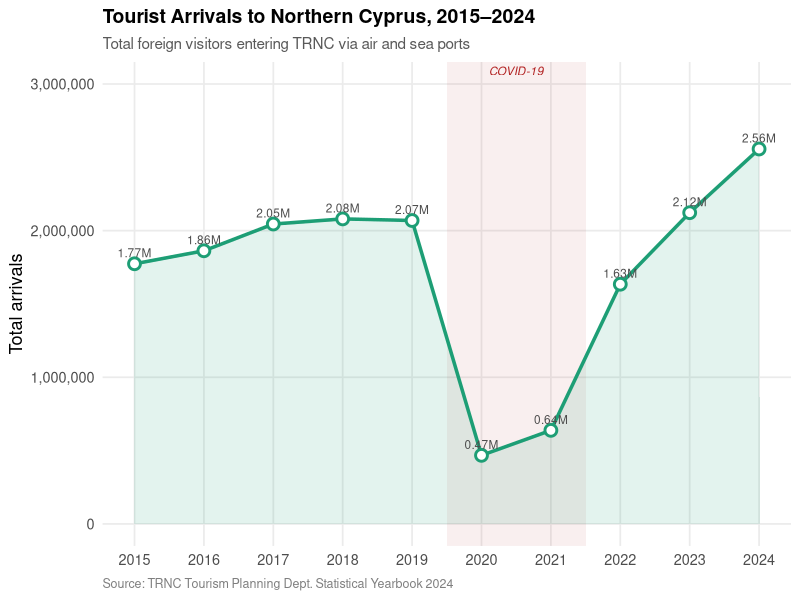
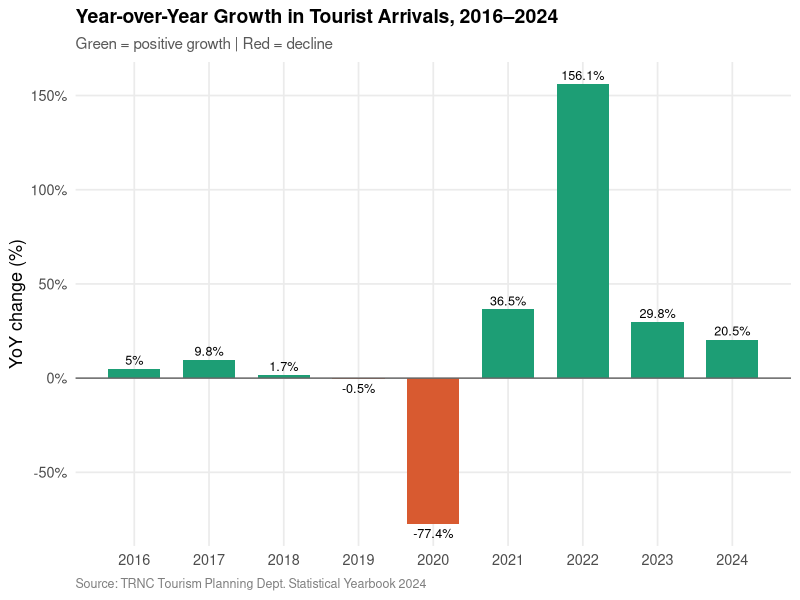
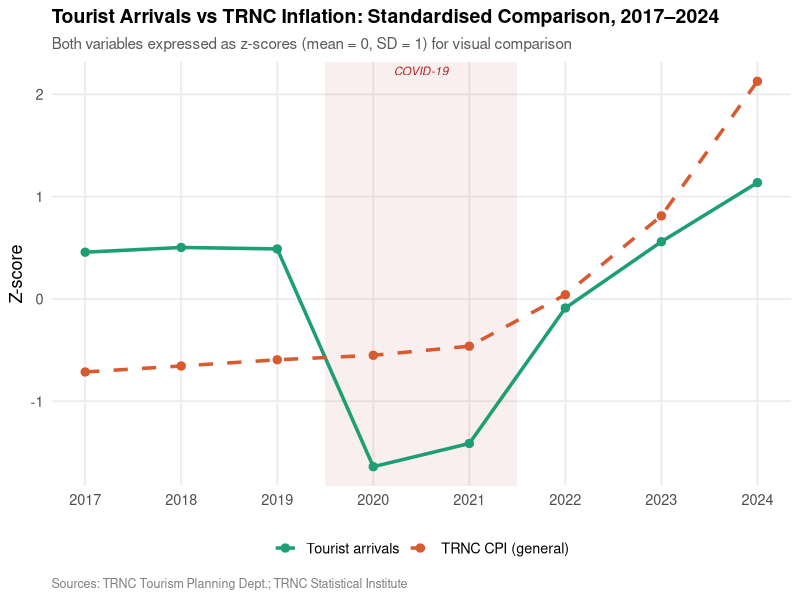
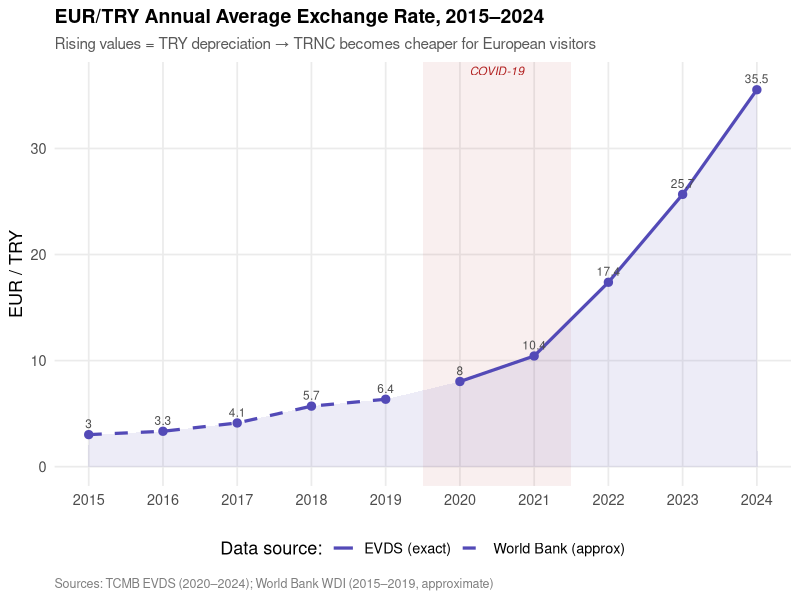
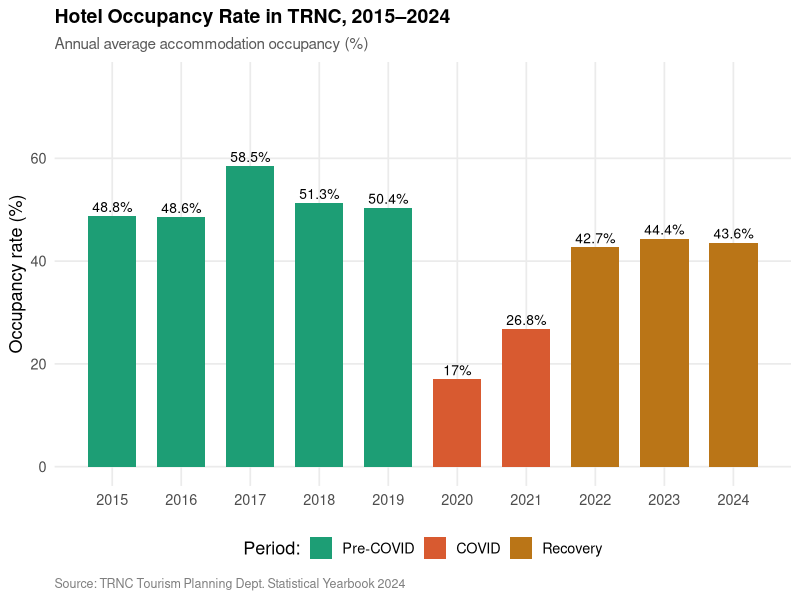
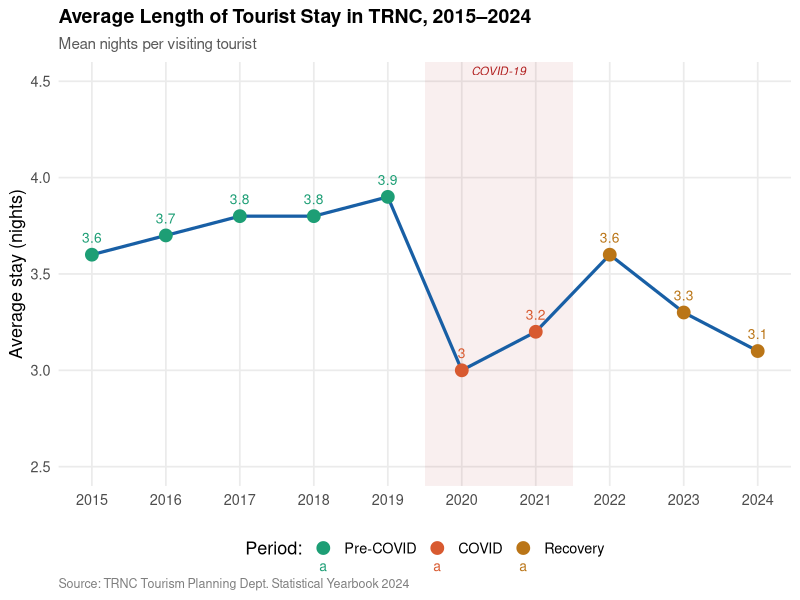
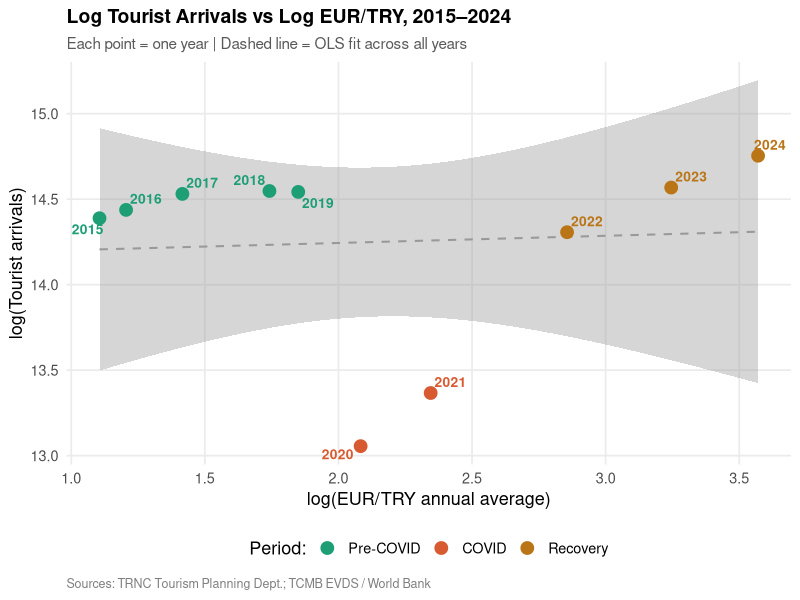
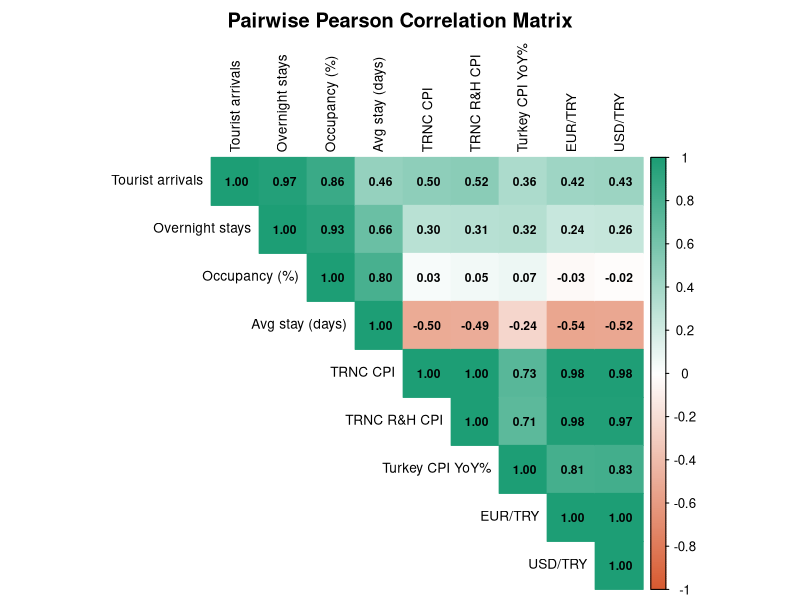

R code for these plots, in order:
# ============================================================
# EMU430 — TRNC Tourism Analytics
# Script 02: Exploratory Data Analysis — All Plots
# ============================================================

library(tidyverse)
library(scales)
library(patchwork)
library(corrplot)
library(ggrepel)

panel <- read_csv("data/processed/trnc_panel.csv") |> 
  mutate(period = factor(period, levels = c("Pre-COVID", "COVID", "Recovery")))

# ── Shared theme ──────────────────────────────────────────────

th <- theme_minimal(base_size = 13) +
  theme(
    plot.title      = element_text(face = "bold", size = 14),
    plot.subtitle   = element_text(color = "gray35", size = 11),
    plot.caption    = element_text(color = "gray50", size = 9, hjust = 0),
    panel.grid.minor = element_blank(),
    legend.position  = "bottom"
  )

# Color palette
C_GREEN  <- "#1D9E75"
C_CORAL  <- "#D85A30"
C_PURPLE <- "#534AB7"
C_AMBER  <- "#BA7517"
C_BLUE   <- "#185FA5"
C_GRAY   <- "#5F5E5A"

# COVID shading — reusable
covid_shade <- list(
  annotate("rect", xmin = 2019.5, xmax = 2021.5,
           ymin = -Inf, ymax = Inf,
           fill = "firebrick", alpha = 0.07),
  annotate("text", x = 2020.5, y = Inf,
           label = "COVID-19", vjust = 1.5, size = 3,
           color = "firebrick", fontface = "italic")
)

# ── Plot 1: Tourist arrivals trend ────────────────────────────

p1 <- ggplot(panel, aes(x = year, y = arrivals_total)) +
  covid_shade +
  geom_area(fill = C_GREEN, alpha = 0.12) +
  geom_line(color = C_GREEN, linewidth = 1.2) +
  geom_point(color = C_GREEN, size = 3, fill = "white", shape = 21,
             stroke = 1.5) +
  geom_text_repel(aes(label = comma(arrivals_total, scale = 1e-6,
                                     suffix = "M", accuracy = 0.01)),
                  size = 3, color = "gray30", nudge_y = 60000) +
  scale_x_continuous(breaks = 2015:2024) +
  scale_y_continuous(labels = comma, limits = c(0, 3e6)) +
  labs(
    title    = "Tourist Arrivals to Northern Cyprus, 2015–2024",
    subtitle = "Total foreign visitors entering TRNC via air and sea ports",
    x = NULL, y = "Total arrivals",
    caption  = "Source: TRNC Tourism Planning Dept. Statistical Yearbook 2024"
  ) + th

ggsave("output/figures/01_arrivals_trend.png", p1,
       width = 10, height = 5.5, dpi = 150)
cat("Saved: 01_arrivals_trend.png\n")

# ── Plot 2: YoY growth rate ───────────────────────────────────

p2 <- panel |>
  filter(!is.na(arrivals_yoy)) |>
  ggplot(aes(x = year, y = arrivals_yoy,
             fill = arrivals_yoy >= 0)) +
  geom_col(width = 0.7) +
  geom_hline(yintercept = 0, color = "gray40", linewidth = 0.5) +
  geom_text(aes(label = paste0(round(arrivals_yoy, 1), "%"),
                vjust = ifelse(arrivals_yoy >= 0, -0.4, 1.4)),
            size = 3.2) +
  scale_fill_manual(values = c("TRUE" = C_GREEN, "FALSE" = C_CORAL),
                    guide = "none") +
  scale_x_continuous(breaks = 2016:2024) +
  scale_y_continuous(labels = function(x) paste0(x, "%")) +
  labs(
    title    = "Year-over-Year Growth in Tourist Arrivals, 2016–2024",
    subtitle = "Green = positive growth | Red = decline",
    x = NULL, y = "YoY change (%)",
    caption  = "Source: TRNC Tourism Planning Dept. Statistical Yearbook 2024"
  ) + th

ggsave("output/figures/02_arrivals_yoy.png", p2,
       width = 10, height = 5, dpi = 150)
cat("Saved: 02_arrivals_yoy.png\n")

# ── Plot 3: Arrivals vs TRNC CPI (dual-axis standardised) ─────

p3_data <- panel |>
  filter(!is.na(cpi_trnc)) |>
  mutate(
    z_arrivals = as.numeric(scale(arrivals_total)),
    z_cpi      = as.numeric(scale(cpi_trnc))
  )

p3 <- ggplot(p3_data, aes(x = year)) +
  covid_shade +
  geom_line(aes(y = z_arrivals, color = "Tourist arrivals"), linewidth = 1.2) +
  geom_point(aes(y = z_arrivals, color = "Tourist arrivals"), size = 2.5) +
  geom_line(aes(y = z_cpi, color = "TRNC CPI (general)"),
            linewidth = 1.2, linetype = "dashed") +
  geom_point(aes(y = z_cpi, color = "TRNC CPI (general)"), size = 2.5) +
  scale_color_manual(values = c("Tourist arrivals" = C_GREEN,
                                "TRNC CPI (general)" = C_CORAL)) +
  scale_x_continuous(breaks = 2017:2024) +
  labs(
    title    = "Tourist Arrivals vs TRNC Inflation: Standardised Comparison, 2017–2024",
    subtitle = "Both variables expressed as z-scores (mean = 0, SD = 1) for visual comparison",
    x = NULL, y = "Z-score", color = NULL,
    caption  = "Sources: TRNC Tourism Planning Dept.; TRNC Statistical Institute"
  ) + th

ggsave("output/figures/03_arrivals_vs_cpi.png", p3,
       width = 10, height = 5, dpi = 150)
cat("Saved: 03_arrivals_vs_cpi.png\n")

# ── Plot 4: EUR/TRY over time ─────────────────────────────────

p4 <- ggplot(panel, aes(x = year, y = eur_try)) +
  covid_shade +
  geom_area(fill = C_PURPLE, alpha = 0.10) +
  geom_line(aes(linetype = fx_conf), color = C_PURPLE, linewidth = 1.1) +
  geom_point(color = C_PURPLE, size = 2.5) +
  geom_text_repel(aes(label = round(eur_try, 1)), size = 3,
                  color = "gray30", nudge_y = 0.8) +
  scale_x_continuous(breaks = 2015:2024) +
  scale_linetype_manual(values = c("EVDS (exact)" = "solid",
                                   "World Bank (approx)" = "dashed")) +
  labs(
    title    = "EUR/TRY Annual Average Exchange Rate, 2015–2024",
    subtitle = "Rising values = TRY depreciation → TRNC becomes cheaper for European visitors",
    x = NULL, y = "EUR / TRY",
    linetype = "Data source:",
    caption  = "Sources: TCMB EVDS (2020–2024); World Bank WDI (2015–2019, approximate)"
  ) + th

ggsave("output/figures/04_eur_try.png", p4,
       width = 10, height = 5, dpi = 150)
cat("Saved: 04_eur_try.png\n")

# ── Plot 5: Occupancy rate ────────────────────────────────────

p5 <- ggplot(panel, aes(x = year, y = occupancy_pct, fill = period)) +
  geom_col(width = 0.7) +
  geom_text(aes(label = paste0(occupancy_pct, "%")),
            vjust = -0.4, size = 3.5) +
  scale_fill_manual(values = c("Pre-COVID" = C_GREEN,
                                "COVID"    = C_CORAL,
                                "Recovery" = C_AMBER)) +
  scale_x_continuous(breaks = 2015:2024) +
  scale_y_continuous(limits = c(0, 75)) +
  labs(
    title    = "Hotel Occupancy Rate in TRNC, 2015–2024",
    subtitle = "Annual average accommodation occupancy (%)",
    x = NULL, y = "Occupancy rate (%)", fill = "Period:",
    caption  = "Source: TRNC Tourism Planning Dept. Statistical Yearbook 2024"
  ) + th

ggsave("output/figures/05_occupancy.png", p5,
       width = 10, height = 5, dpi = 150)
cat("Saved: 05_occupancy.png\n")

# ── Plot 6: Average length of stay ───────────────────────────

p6 <- ggplot(panel, aes(x = year, y = avg_stay_days, color = period)) +
  covid_shade +
  geom_line(color = C_BLUE, linewidth = 1.1) +
  geom_point(aes(color = period), size = 4) +
  geom_text(aes(label = avg_stay_days), vjust = -1.2, size = 3.5) +
  scale_color_manual(values = c("Pre-COVID" = C_GREEN,
                                 "COVID"    = C_CORAL,
                                 "Recovery" = C_AMBER)) +
  scale_x_continuous(breaks = 2015:2024) +
  scale_y_continuous(limits = c(2.5, 4.5)) +
  labs(
    title    = "Average Length of Tourist Stay in TRNC, 2015–2024",
    subtitle = "Mean nights per visiting tourist",
    x = NULL, y = "Average stay (nights)", color = "Period:",
    caption  = "Source: TRNC Tourism Planning Dept. Statistical Yearbook 2024"
  ) + th

ggsave("output/figures/06_avg_stay.png", p6,
       width = 10, height = 5, dpi = 150)
cat("Saved: 06_avg_stay.png\n")

# ── Plot 7: Scatter — log(arrivals) vs log(EUR/TRY) ──────────

p7 <- ggplot(panel, aes(x = log_eur_try, y = log_arrivals,
                         color = period, label = year)) +
  geom_smooth(method = "lm", formula = y ~ x, se = TRUE,
              color = "gray60", linewidth = 0.7, linetype = "dashed",
              inherit.aes = FALSE,
              aes(x = log_eur_try, y = log_arrivals)) +
  geom_point(size = 4) +
  geom_text_repel(size = 3.5, fontface = "bold") +
  scale_color_manual(values = c("Pre-COVID" = C_GREEN,
                                 "COVID"    = C_CORAL,
                                 "Recovery" = C_AMBER)) +
  labs(
    title    = "Log Tourist Arrivals vs Log EUR/TRY, 2015–2024",
    subtitle = "Each point = one year | Dashed line = OLS fit across all years",
    x = "log(EUR/TRY annual average)",
    y = "log(Tourist arrivals)",
    color    = "Period:",
    caption  = "Sources: TRNC Tourism Planning Dept.; TCMB EVDS / World Bank"
  ) + th

ggsave("output/figures/07_scatter_arrivals_fx.png", p7,
       width = 8, height = 6, dpi = 150)
cat("Saved: 07_scatter_arrivals_fx.png\n")

# ── Plot 8: Correlation heatmap ───────────────────────────────

cor_data <- panel |>
  select(
    `Tourist arrivals`  = arrivals_total,
    `Overnight stays`   = bednights,
    `Occupancy (%)`     = occupancy_pct,
    `Avg stay (days)`   = avg_stay_days,
    `TRNC CPI`          = cpi_trnc,
    `TRNC R&H CPI`      = cpi_rh_trnc,
    `Turkey CPI YoY%`   = cpi_turkey_yoy,
    `EUR/TRY`           = eur_try,
    `USD/TRY`           = usd_try
  ) |>
  drop_na()

cor_mat <- cor(cor_data, use = "complete.obs", method = "pearson")

png("output/figures/08_correlation.png", width = 1000, height = 900, res = 130)
corrplot(
  cor_mat,
  method      = "color",
  type        = "upper",
  tl.col      = "black",
  tl.cex      = 0.82,
  addCoef.col = "black",
  number.cex  = 0.72,
  number.digits = 2,
  col         = colorRampPalette(c(C_CORAL, "white", C_GREEN))(200),
  title       = "Pairwise Pearson Correlation Matrix",
  mar         = c(0, 0, 2, 0)
)
dev.off()
cat("Saved: 08_correlation.png\n")

# ── Plot 9: Patchwork overview dashboard ──────────────────────

p_dash <- (p1 + p5) / (p3 + p4) +
  plot_annotation(
    title   = "TRNC Tourism: Key Indicators Dashboard",
    subtitle = "Data: TRNC Tourism Planning Dept. | TRNC Statistical Institute | TCMB EVDS",
    theme = theme(plot.title = element_text(face = "bold", size = 16))
  )

ggsave("output/figures/00_dashboard.png", p_dash,
       width = 14, height = 10, dpi = 150)
cat("Saved: 00_dashboard.png\n")

cat("\n--- Script 02 complete. All plots saved to output/figures/ ---\n")
